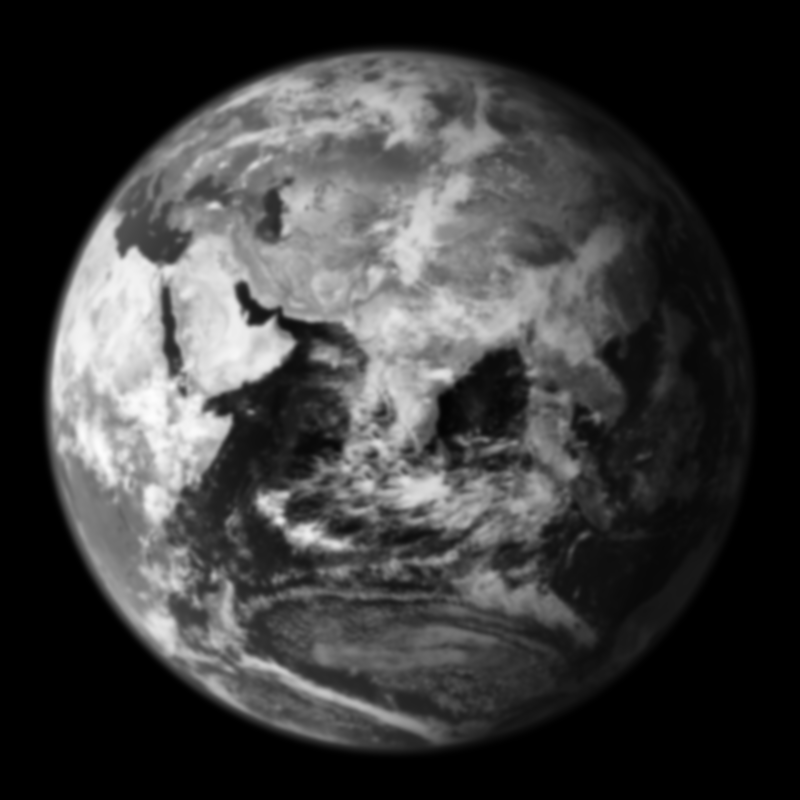
#> input picture DIP_assignments/assignment-02/images/blur.png, 800 x 800 px, found by its file name; the run also reads 2 pictures not shown here
$ python sol_03.py
#> lines starting #> are read from the running program, lines starting #| are printed output that depends on the picture
import numpy as np
import skimage.io as io
import matplotlib.pyplot as plt

path1 = 'images/blur.png'
path2 = 'images/earth.png'
path3 = 'images/noisy.png'

b_img = io.imread(path1)
#> b_img is the input picture: shape (800, 800); min 0, max 253, mean 60.3
img = io.imread(path2)
n_img = io.imread(path3)

k1 = 1     # unsharp masking
k2 = 3     # high bost filtring...  k > 1

def hb_flt(img, b_img, k):
#> called with k = 1
    img_g = np.zeros(img.shape)

    gmask = img - b_img
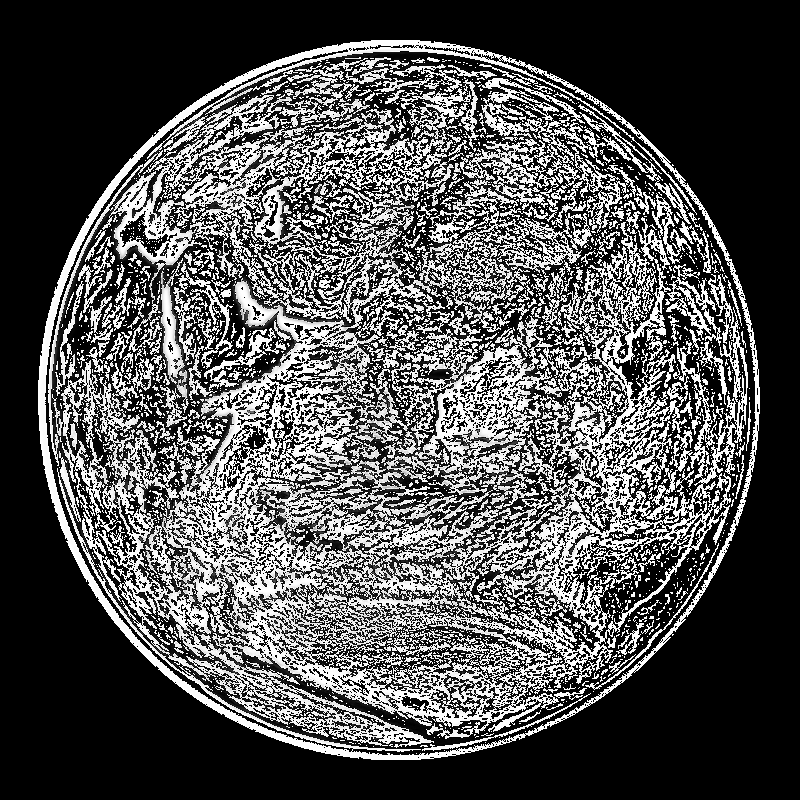
#> gmask: shape (800, 800); min 0, max 255, mean 80.8
    img_g = b_img + (k1+1)*gmask
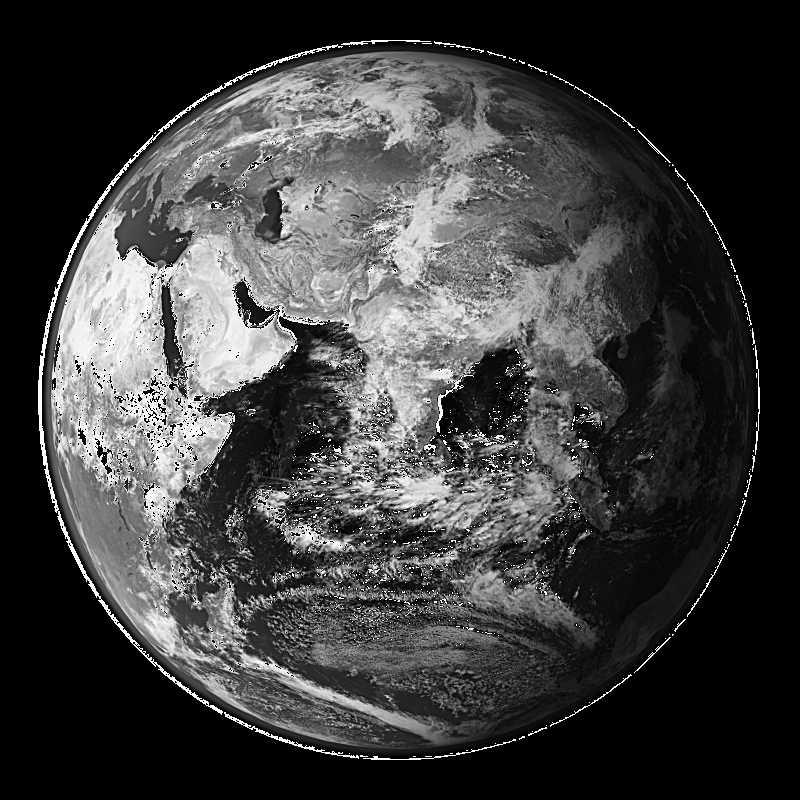
#> img_g: shape (800, 800); min 0, max 255, mean 62.3

    return img_g


img_g = hb_flt(img, b_img, 1)
img_gn = hb_flt(img, n_img, 1)
#> call 2 of hb_flt, with k = 1
#> in hb_flt (call 2), `gmask = img - b_img`:
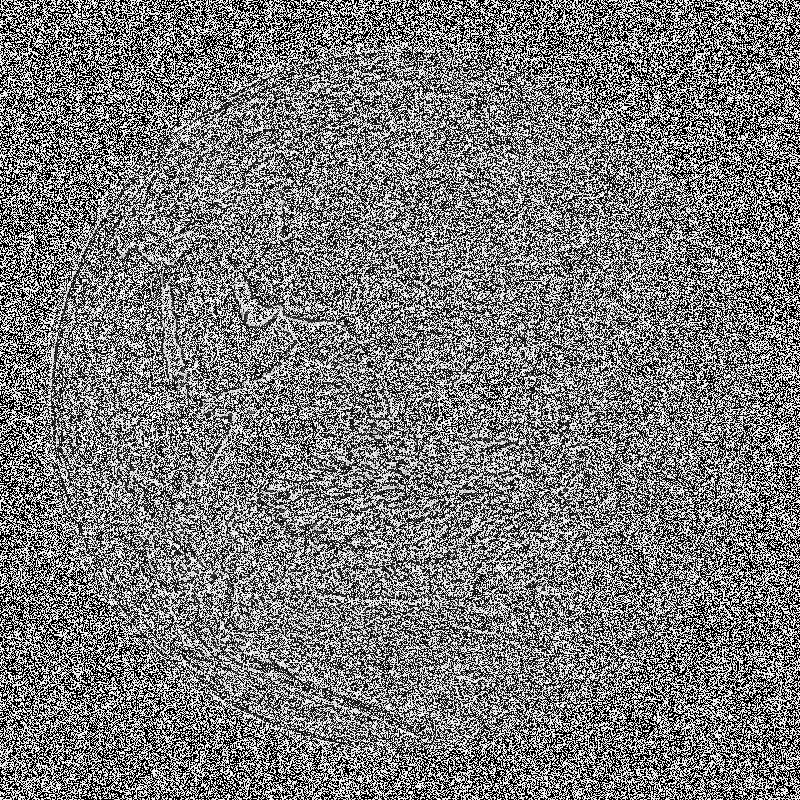
#> gmask: shape (800, 800); min 0, max 255, mean 122.2
#> in hb_flt (call 2), `img_g = b_img + (k1+1)*gmask`:
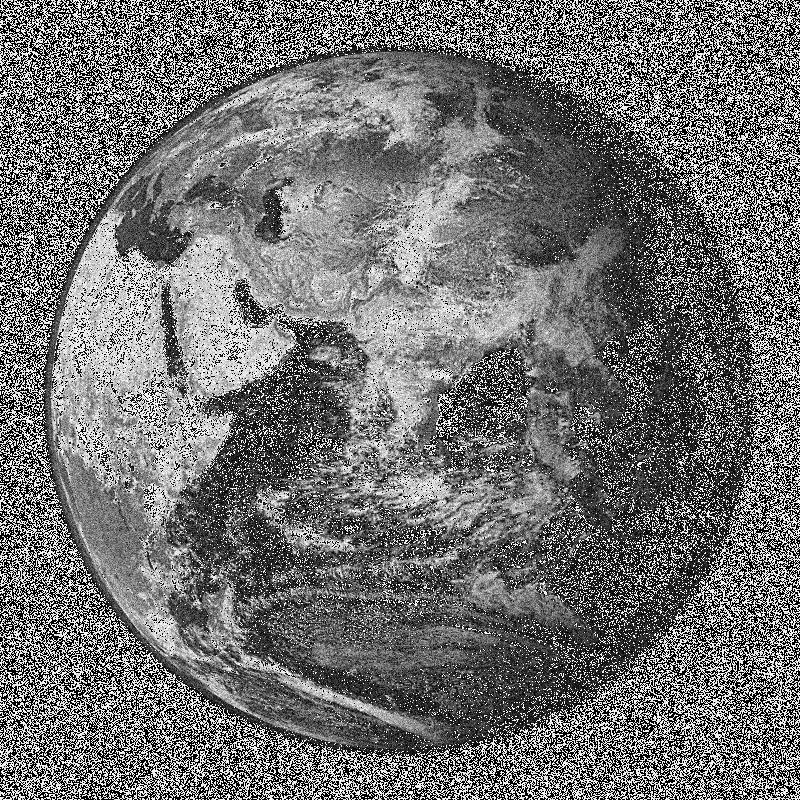
#> img_g: shape (800, 800); min 0, max 255, mean 112.3

fig, (ax1,ax2, ax3) = plt.subplots(1,3)

ax1.imshow(img, cmap='gray')
ax1.set_title("clean image")
ax1.axis('off')

ax2.imshow(img_g, cmap='gray')
ax2.set_title("blured image")
ax2.axis('off')

ax3.imshow(img_gn, cmap='gray')
ax3.set_title("noisy image")
ax3.axis('off')

plt.show()
